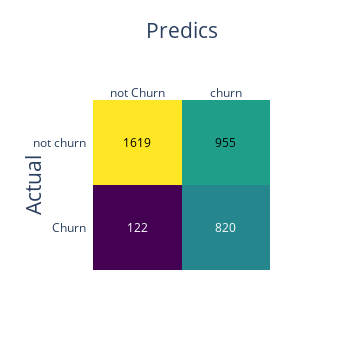
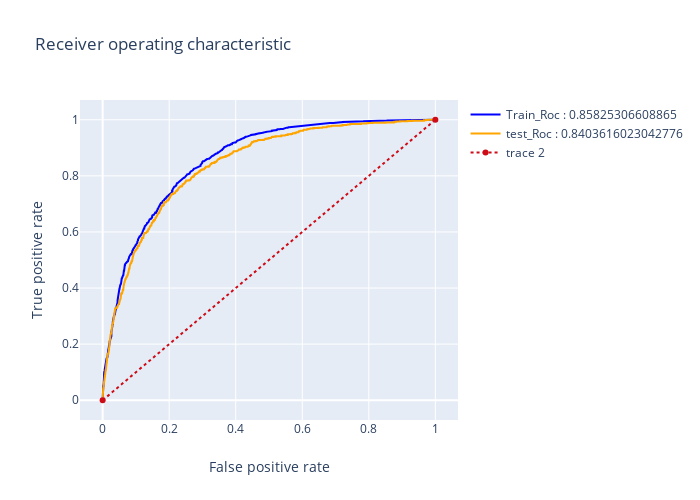
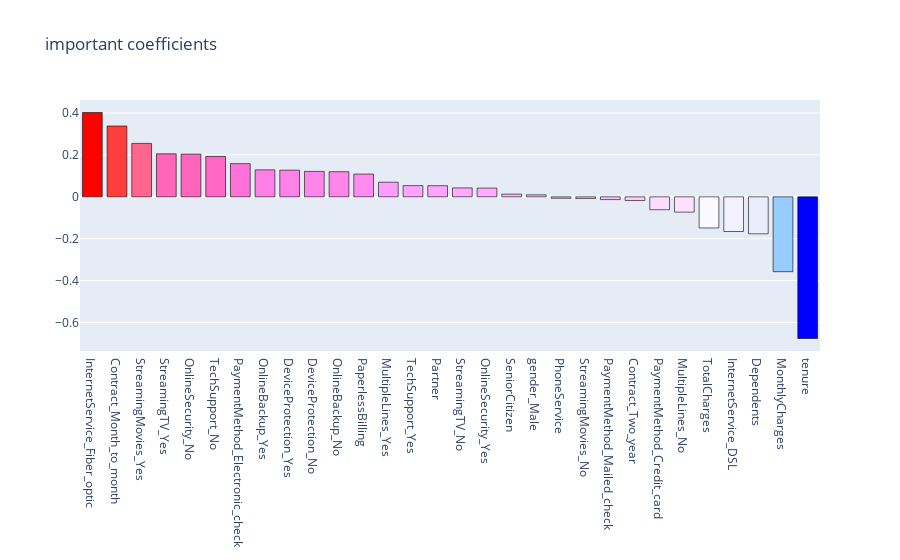

Write notebook code for charts like these, in order.
### Code cell
# after Gridsearch with recall for scoring
logreg_1 = LogisticRegression(C=10, fit_intercept= False, max_iter= 200, penalty= 'l2', 
                              random_state= 11, solver= 'liblinear')
# model results
results(logreg_1, X, X_train_smote, y_train_smote, X_test, y_test, 'coefficients', None)

### Figure 1 — Plotly figure (JSON) as saved in the notebook; plotly's stock layout.template omitted (floating-point values rounded to 4 significant figures)
{"data": [{"colorscale": [[0, "#440154"], [0.1111, "#482878"], [0.2222, "#3e4989"], [0.3333, "#31688e"], [0.4444, "#26828e"], [0.5556, "#1f9e89"], [0.6667, "#35b779"], [0.7778, "#6ece58"], [0.8889, "#b5de2b"], [1, "#fde725"]], "reversescale": false, "showscale": false, "type": "heatmap", "x": ["not Churn", "churn"], "y": ["Churn", "not churn"], "z": [[122, 820], [1619, 955]]}], "layout": {"annotations": [{"font": {"color": "#FFFFFF"}, "showarrow": false, "text": "122", "x": "not Churn", "xref": "x", "y": "Churn", "yref": "y"}, {"font": {"color": "#FFFFFF"}, "showarrow": false, "text": "820", "x": "churn", "xref": "x", "y": "Churn", "yref": "y"}, {"font": {"color": "#000000"}, "showarrow": false, "text": "1619", "x": "not Churn", "xref": "x", "y": "not churn", "yref": "y"}, {"font": {"color": "#000000"}, "showarrow": false, "text": "955", "x": "churn", "xref": "x", "y": "not churn", "yref": "y"}], "autosize": false, "height": 350, "width": 350, "xaxis": {"dtick": 1, "gridcolor": "rgb(0, 0, 0)", "side": "top", "tickmode": "array", "ticks": "", "title": {"font": {"size": 21}, "text": "Predics"}}, "yaxis": {"dtick": 1, "tickmode": "array", "ticks": "", "ticksuffix": "  ", "title": {"font": {"size": 21}, "text": "Actual"}}}}

### Figure 2 — Plotly figure (JSON) as saved in the notebook; plotly's stock layout.template omitted (floating-point values rounded to 4 significant figures; data arrays with more than 128 entries replaced by an {"elided": "..."} marker saying what was removed)
{"data": [{"line": {"color": "blue", "width": 2}, "name": "Train_Roc : 0.85825306608865", "type": "scatter", "x": {"elided": "1540 float values"}, "y": {"elided": "1540 float values"}}, {"line": {"color": "orange", "width": 2}, "name": "test_Roc : 0.8403616023042776", "type": "scatter", "x": {"elided": "984 float values"}, "y": {"elided": "984 float values"}}, {"line": {"color": "rgb(205, 12, 24)", "dash": "dot", "width": 2}, "type": "scatter", "x": [0, 1], "y": [0, 1]}], "layout": {"autosize": false, "height": 500, "title": {"text": "Receiver operating characteristic"}, "width": 700, "xaxis": {"title": {"text": "False positive rate"}}, "yaxis": {"title": {"text": "True positive rate"}}}}

### Figure 3 — Plotly figure (JSON) as saved in the notebook; plotly's stock layout.template omitted (floating-point values rounded to 4 significant figures)
{"data": [{"marker": {"color": [0.4023, 0.338, 0.255, 0.2053, 0.2036, 0.1929, 0.1582, 0.1288, 0.1273, 0.1214, 0.12, 0.1086, 0.06981, 0.0535, 0.05306, 0.04247, 0.04162, 0.01272, 0.009459, -0.006954, -0.007822, -0.01319, -0.0178, -0.06163, -0.07297, -0.1487, -0.1656, -0.1766, -0.3574, -0.6762], "colorscale": [[0, "rgb(0,0,255)"], [0.1, "rgb(51,153,255)"], [0.2, "rgb(102,204,255)"], [0.3, "rgb(153,204,255)"], [0.4, "rgb(204,204,255)"], [0.5, "rgb(255,255,255)"], [0.6, "rgb(255,204,255)"], [0.7, "rgb(255,153,255)"], [0.8, "rgb(255,102,204)"], [0.9, "rgb(255,102,102)"], [1, "rgb(255,0,0)"]], "line": {"color": "black", "width": 0.6}}, "name": "coefficients", "type": "bar", "x": ["InternetService_Fiber_optic", "Contract_Month_to_month", "StreamingMovies_Yes", "StreamingTV_Yes", "OnlineSecurity_No", "TechSupport_No", "PaymentMethod_Electronic_check", "OnlineBackup_Yes", "DeviceProtection_Yes", "DeviceProtection_No", "OnlineBackup_No", "PaperlessBilling", "MultipleLines_Yes", "TechSupport_Yes", "Partner", "StreamingTV_No", "OnlineSecurity_Yes", "SeniorCitizen", "gender_Male", "PhoneService", "StreamingMovies_No", "PaymentMethod_Mailed_check", "Contract_Two_year", "PaymentMethod_Credit_card", "MultipleLines_No", "TotalCharges", "InternetService_DSL", "Dependents", "MonthlyCharges", "tenure"], "y": [0.4023, 0.338, 0.255, 0.2053, 0.2036, 0.1929, 0.1582, 0.1288, 0.1273, 0.1214, 0.12, 0.1086, 0.06981, 0.0535, 0.05306, 0.04247, 0.04162, 0.01272, 0.009459, -0.006954, -0.007822, -0.01319, -0.0178, -0.06163, -0.07297, -0.1487, -0.1656, -0.1766, -0.3574, -0.6762]}], "layout": {"title": {"text": "important coefficients"}}}
